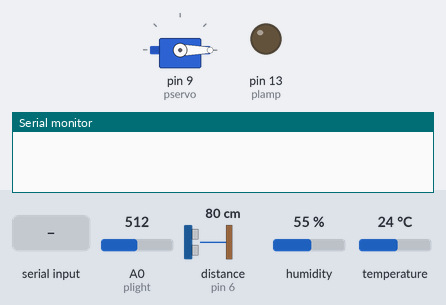
The sketch below on a simulated Arduino Uno, built with avr-gcc and run on an emulated ATmega328P. On the bench: servo, output pins drawn as LEDs (lit = HIGH), the last lines printed to the serial monitor. Wiring (inferred from the names in the program): ultrasonic range finder: trigger pin 7; echo pin 6. The test bench sets the inputs (shaded band); at power-on: A0 (plight) = 512, temperature 24 °C, distance to the obstacle (sensor on pin 6) 80 cm, humidity 55 %. The echo pulse lasts 58.3 µs per cm; pins used as bus, display or sensor lines are not drawn.

Above: at 1.2 s.
1.3 s: A0 (plight) set to 309
4.1 s: A0 (plight) set to 286
At 5.9 s:
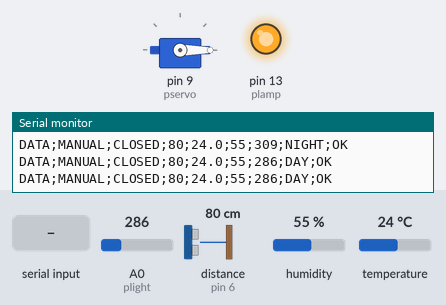
6.2 s: "O\n" received over Serial
At 7.5 s:
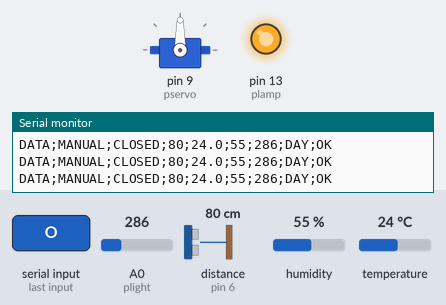
8.3 s: A0 (plight) set to 306
At 9.7 s:
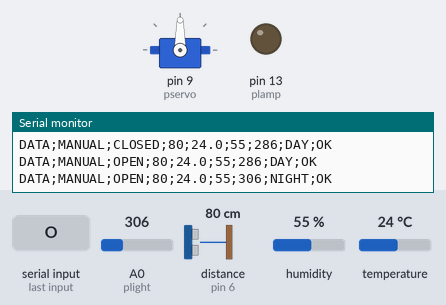
10.4 s: temperature set to 29 °C
11.9 s: temperature set to 32 °C
Timing chart, 0 to 14.9 s (numbered marks = the images above; inputs shaded):
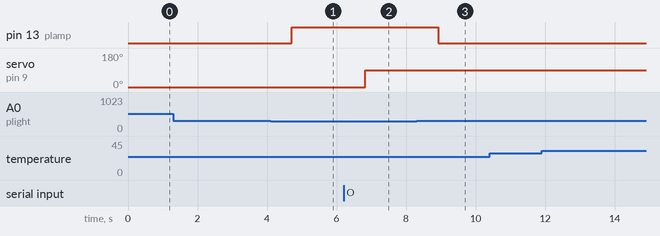

The sketch:

module.ino
```cpp
#include <Servo.h>
#include <DHT11.h>
#define pservo 9
#define pdht 2
#define trig 7
#define echo 6
#define plight A0
#define plamp 13
#define tempmax 30
#define lightnight 300
#define carcm 20
#define OPEN 90
#define CLOSED 0
Servo servo;
DHT11 dht11(pdht);
bool automode = false;
bool isopen = false;
float t,h;
int light;
long dist;
String status = "OK";
unsigned long lastread = 0;
void setup() {
  Serial.begin(9600);
  servo.attach(pservo);
  servo.write(CLOSED);
  pinMode(trig, OUTPUT);
  pinMode(echo, INPUT);
  pinMode(plamp, OUTPUT);


}

void loop() {
  if (Serial.available()) command(Serial.readStringUntil('\n'));
  if (millis() - lastread >= 500) {
    lastread = millis();
    readsensors();
    if (automode && status == "OK") gate(dist < carcm);
  }

}
void gate(bool open) {
    isopen = open;
    servo.write(open ? OPEN : CLOSED);
}
void command(String cmd) {
    if (cmd == "M") automode = false;
    else if (cmd == "A") automode = true;
    else if (cmd == "O" && !automode) gate(true);
    else if (cmd == "C" && !automode) gate(false);
    else if (cmd == "T") selftest();
    else if (cmd == "R") {automode = false; gate(false);}
}
long readdist() {
    digitalWrite(trig, 1); delayMicroseconds(10); digitalWrite(trig, 0);
    long us = pulseIn(echo, 1, 30000);
    return us == 0 ? 999 : us / 58;
}
void readsensors() {
    t = dht11.readTemperature();
    h = dht11.readHumidity();
    light = analogRead(plight);
    dist = readdist();
    if (isnan(t) || isnan(h)) status = "NO_SIGNAL";
    else if (t > tempmax) status = "OVERHEAT";
    else status = "OK";
    digitalWrite(plamp, light < lightnight);
    Serial.print("DATA;");
    Serial.print(automode ? "AUTO;" : "MANUAL;");
    Serial.print(isopen ? "OPEN;" : "CLOSED;");
    Serial.print(dist); Serial.print(";");
    Serial.print(t, 1); Serial.print(";");
    Serial.print(h, 0); Serial.print(";");
    Serial.print(light); Serial.print(";");
    Serial.print(light < lightnight ? "DAY;" : "NIGHT;");
    Serial.println(status);
}
void selftest() {
    Serial.println(isnan(dht11.readTemperature()) ? "TEST;DHT11;FAIL нет сигнала" : "TEST;DHT11;OK");
    Serial.print("TEST;HC-SR04;"); Serial.println(readdist());
    Serial.print("TEST;LIGHT;"); Serial.println(analogRead(plight));
    servo.write(OPEN); delay(700); servo.write(CLOSED); delay(700);
    gate(isopen);
    Serial.println("TEST;SERVO;OK, проверить движение");
}
```

Measured:
- the behaviour switches between 300 and 299 on A0 (plight) (found by bisection; images 0 and 1)
- after the input at 4.1 s, pin 13 (plamp): LOW → HIGH after 0.61 s
- after the input at 6.2 s, servo on pin 9 (pservo): 0° → 90° after 0.62 s
- after the input at 8.3 s, pin 13 (plamp): HIGH → LOW after 0.62 s
